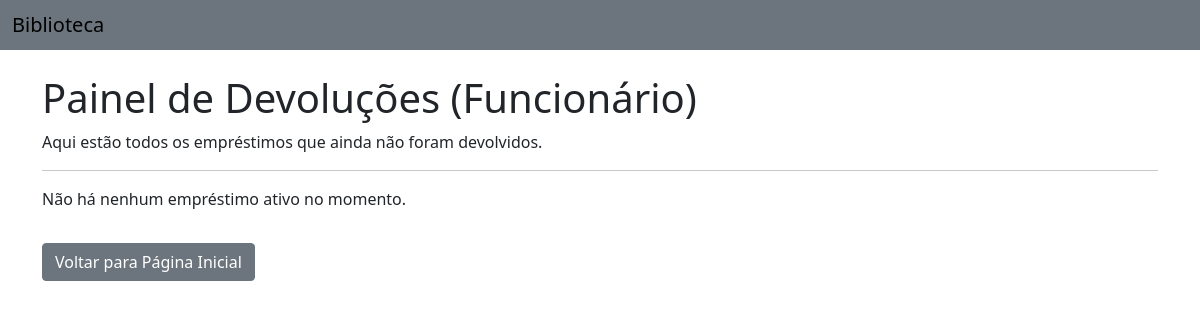
The app's page /emprestimos/ (signed in), older data.
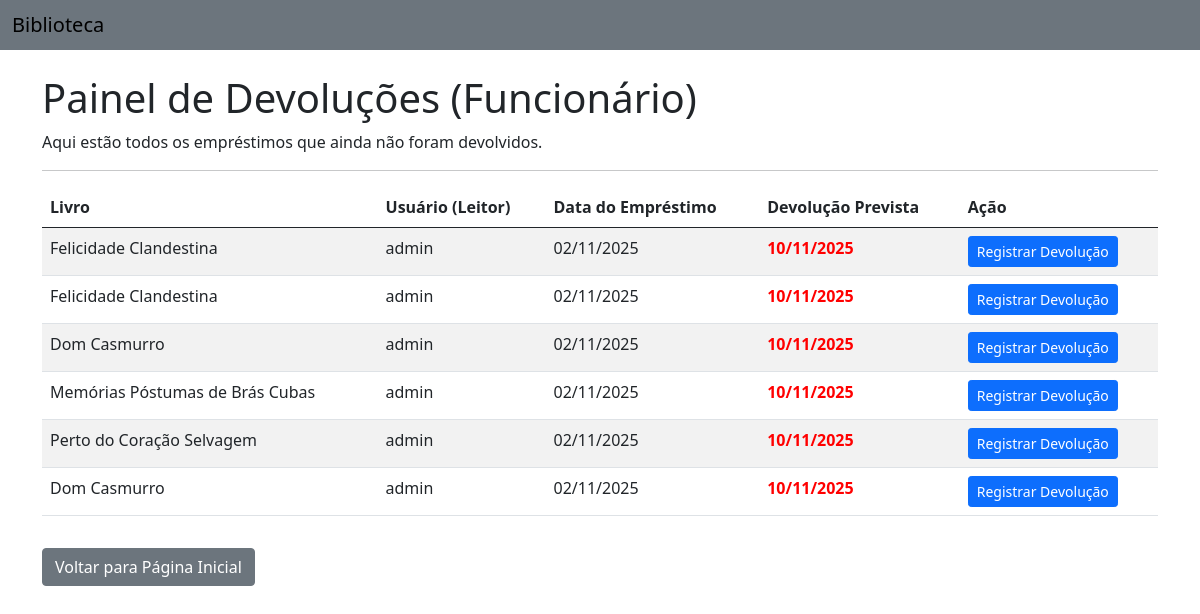
The same page, newer data.
### app_biblioteca/models.py (models this page shows, shortened)
class Emprestimo(models.Model):
    livro = models.ForeignKey(Livro, on_delete=models.CASCADE)
    usuario = models.ForeignKey(settings.AUTH_USER_MODEL, on_delete=models.CASCADE)
    data_emprestimo = models.DateField(auto_now_add=True)
    data_devolucao_prevista = models.DateField()
    data_devolucao = models.DateField(null=True, blank=True)

class Livro(models.Model):
    titulo = models.CharField(max_length=200)
    autor = models.ForeignKey(Autor, on_delete=models.CASCADE)
    ano_publicacao = models.PositiveIntegerField()
    estoque = models.IntegerField()

class Usuario(AbstractUser):
    pass

### app_biblioteca/views.py (the view)
# urls.py: path('emprestimos/', views.listar_emprestimos_ativos, name='listar_emprestimos_ativos'),
@login_required(login_url='login')
def listar_emprestimos_ativos(request):
    emprestimos_ativos = Emprestimo.objects.filter(
        data_devolucao__isnull=True
    ).order_by('data_devolucao_prevista')
    contexto = {
        'emprestimos': emprestimos_ativos
    }
    return render(request, 'emprestimos/listar_ativos.html', contexto)

### app_biblioteca/templates/emprestimos/listar_ativos.html (shortened to what this page needs)
{% extends 'base.html' %}
{% block conteudo %}
<div class="container mt-4">
    <h1>Painel de Devoluções (Funcionário)</h1>
    <p>Aqui estão todos os empréstimos que ainda não foram devolvidos.</p>
    <hr>
    {% if emprestimos %}
        <table class="table table-striped table-hover">
            <thead>
                <tr>
                    <th scope="col">Livro</th>
                    <th scope="col">Usuário (Leitor)</th>
                    <th scope="col">Data do Empréstimo</th>
                    <th scope="col">Devolução Prevista</th>
                    <th scope="col">Ação</th>
                </tr>
            </thead>
            <tbody>
                {% for emprestimo in emprestimos %}
                <tr>
                    <td>{{ emprestimo.livro.titulo }}</td>
                    <td>{{ emprestimo.usuario.username }}</td>
                    <td>{{ emprestimo.data_emprestimo|date:"d/m/Y" }}</td>
                    <td style="color: red; font-weight: bold;">{{ emprestimo.data_devolucao_prevista|date:"d/m/Y" }}</td>
                    <td>
                        <form method="POST" action="{% url 'registrar_devolucao' emprestimo.id %}">
                            <button type="submit" class="btn btn-primary btn-sm">
                                Registrar Devolução
                            </button>
                        </form>
                    </td>
                </tr>
                {% endfor %}
            </tbody>
        </table>
    {% else %}
        <p>Não há nenhum empréstimo ativo no momento.</p>
    {% endif %}
    <a href="{% url 'home' %}" class="btn btn-secondary mt-3">Voltar para Página Inicial</a>
</div>
{% endblock %}

### app_biblioteca/templates/base.html (shortened to what this page needs)
<!doctype html>
<html lang="pt-br">
  <head>
    <link href="https://cdn.jsdelivr.net/npm/bootstrap@5.0.2/dist/css/bootstrap.min.css" rel="stylesheet">
  </head>
  <body>
<nav class="navbar navbar-light bg-secondary">
  <div class="container-fluid">
    <span class="navbar-brand mb-0 h1"><a style="text-decoration: none; color: black;" href="{% url 'home' %}">Biblioteca</a></span>
  </div>
</nav>
    {% block conteudo %}
    {% endblock %}
  </body>
</html>

Row changes from the older to the newer data that the page shows:
added Emprestimo: livro.titulo "Felicidade Clandestina", usuario.username "admin", data_emprestimo "02/11/2025", data_devolucao_prevista "10/11/2025"
added Emprestimo: livro.titulo "Felicidade Clandestina", usuario.username "admin", data_emprestimo "02/11/2025", data_devolucao_prevista "10/11/2025"
added Emprestimo: livro.titulo "Dom Casmurro", usuario.username "admin", data_emprestimo "02/11/2025", data_devolucao_prevista "10/11/2025"
added Emprestimo: livro.titulo "Memórias Póstumas de Brás Cubas", usuario.username "admin", data_emprestimo "02/11/2025", data_devolucao_prevista "10/11/2025"
added Emprestimo: livro.titulo "Perto do Coração Selvagem", usuario.username "admin", data_emprestimo "02/11/2025", data_devolucao_prevista "10/11/2025"
added Emprestimo: livro.titulo "Dom Casmurro", usuario.username "admin", data_emprestimo "02/11/2025", data_devolucao_prevista "10/11/2025"
Text that changed along with them:
text no longer shown: "Não há nenhum empréstimo ativo no momento."
text now shown: "Livro Usuário (Leitor) Data do Empréstimo Devolução Prevista Ação"
